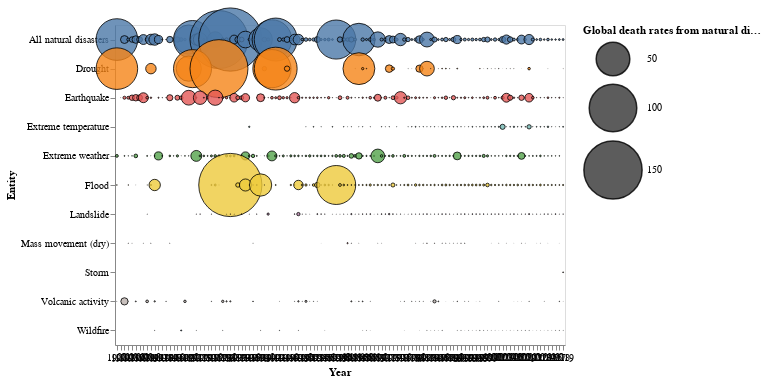

Notebook source saved alongside this figure:
### Markdown cell above
# 3.Time Series Plots
## 3.1 Time series bubble plots
- Plots with altair: https://altair-viz.github.io/gallery/natural_disasters.html, here we added totoal number of deaths in addition.
- Natural disasters from 1900 to 2019 - EMDAT (2020): https://github.com/owid/owid-datasets/tree/master/datasets/Natural%20disasters%20from%201900%20to%202019%20-%20EMDAT%20(2020)
- Hannah Ritchie and Max Roser (2020) - "Causes of Death". Published online at OurWorldInData.org. Retrieved from: 'https://ourworldindata.org/causes-of-death' [Online Resource]

### Code cell
from vega_datasets import data
import altair as alt
import pandas as pd

df = pd.read_csv(r'https://raw.githubusercontent.com/owid/owid-datasets/master/datasets/Global%20death%20rates%20from%20disasters%20(EMDAT%3B%20UN%20%26%20HYDE)/Global%20death%20rates%20from%20disasters%20(EMDAT%3B%20UN%20%26%20HYDE).csv')


alt.Chart(df).mark_circle(
    opacity=0.8,
    stroke='black',
    strokeWidth=1
).encode(
    alt.X('Year:O', axis=alt.Axis(labelAngle=0)),
    alt.Y('Entity:N'),
    alt.Size('Global death rates from natural disasters:Q',
        scale=alt.Scale(range=[0, 4000]),
        legend=alt.Legend(title='Global death rates from natural disasters')
    ),
    alt.Color('Entity:N', legend=None)
).properties(
    width=450,
    height=320
).transform_filter(
    alt.datum.Entity != 'Global death rates from natural disasters'
)

### Figure 1 — Vega-Lite specification as saved in the notebook (floating-point values rounded to 4 significant figures; data arrays with more than 128 entries replaced by an {"elided": "..."} marker saying what was removed)
{"config": {"view": {"continuousWidth": 400, "continuousHeight": 300}}, "data": {"name": "data-2e019b20cdc25087a77950ac74cb1e4b"}, "mark": {"type": "circle", "opacity": 0.8, "stroke": "black", "strokeWidth": 1}, "encoding": {"color": {"type": "nominal", "field": "Entity", "legend": null}, "size": {"type": "quantitative", "field": "Global death rates from natural disasters", "legend": {"title": "Global death rates from natural disasters"}, "scale": {"range": [0, 4000]}}, "x": {"type": "ordinal", "axis": {"labelAngle": 0}, "field": "Year"}, "y": {"type": "nominal", "field": "Entity"}}, "height": 320, "transform": [{"filter": "(datum.Entity !== 'Global death rates from natural disasters')"}], "width": 450, "$schema": "https://vega.github.io/schema/vega-lite/v4.0.2.json", "datasets": {"data-2e019b20cdc25087a77950ac74cb1e4b": {"elided": "755 records"}}}
